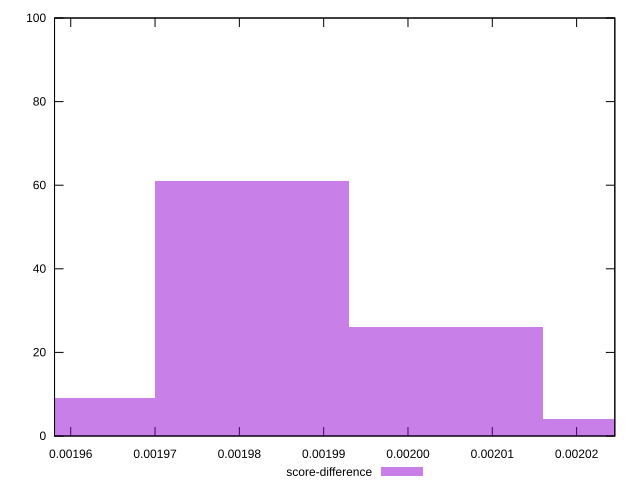

Here is the gnuplot script that generated this plot:
reset

$scoreDifference <<EOF
0.0019814623387045967 61
0.0020045025984569754 26
0.0019584220789522176 9
0.0020275428582093545 4
EOF

set key outside below
set boxwidth 0.00002304025975237903
set xrange [0.0019580791389880448:0.0020245313430080625]
set yrange [0:100]
set trange [0:100]
set style fill transparent solid 0.5 noborder
set terminal svg size 640, 490 enhanced background rgb 'white'
set output "report_00008_2021-01-22T20:58:29.167/interactive/samples/pages+cached+noexternal+nocss/score-difference/histogram.svg"

plot $scoreDifference title "score-difference" with boxes

reset
